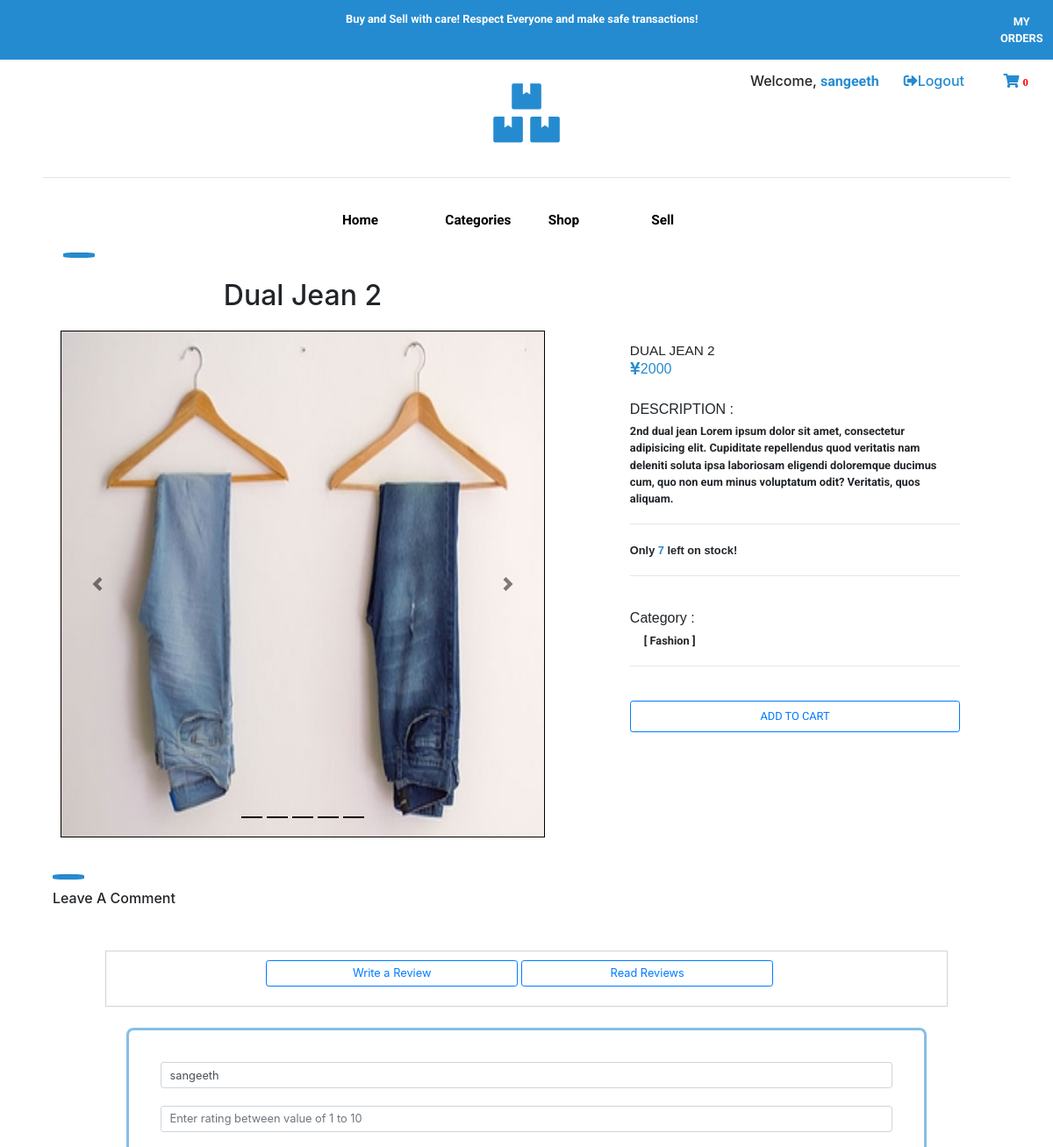
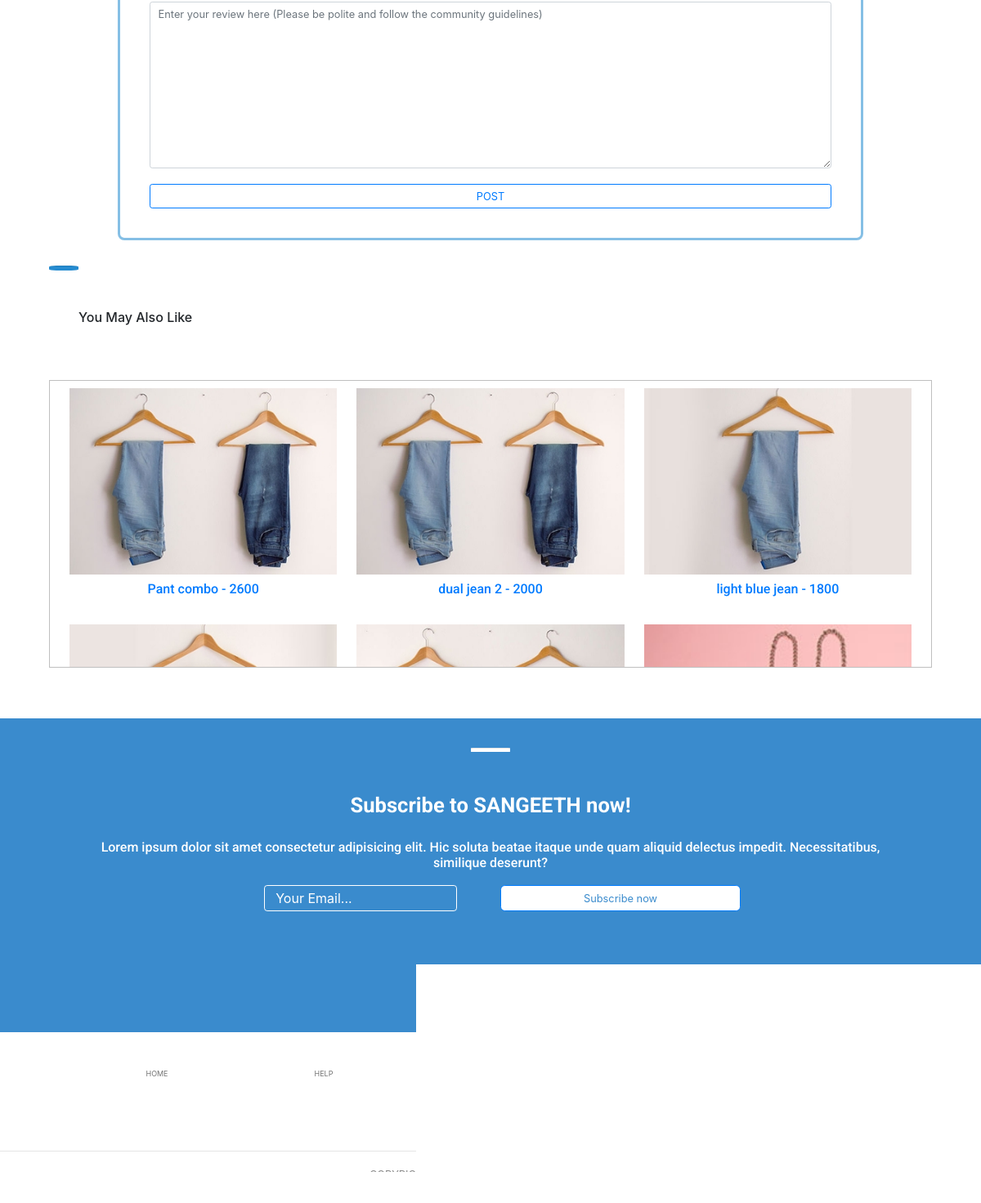
The page /products/productdetail/2 (signed in) on the database its author committed (2 pictures, top to bottom).
### product/models.py (models this page shows)
class shop_products(models.Model):
    id = models.AutoField(primary_key=True)
    shop_product_name = models.CharField(max_length=100, default = "Unnamed", blank=True, null=True)
    shop_product_desc = models.CharField(max_length=500, default= " No Description Available! ", blank=True, null=True)
    shop_product_cost = models.IntegerField(blank=True, null=True)
    category = models.ManyToManyField(shop_categories, related_name="product_cat")
    created_at = models.DateTimeField(null=True , auto_now_add=True)
    created_by = models.ForeignKey(User, default = ADMIN_USER_ID, on_delete=models.CASCADE)
    shop_product_image = ResizedImageField(size=[370, 530], upload_to="shop_product_images", default = "default_shop_product", blank=True, null=True)
    shop_product_image2 = ResizedImageField(size=[370, 530], upload_to="shop_product_images",  blank=True, null=True)
    shop_product_image3 = ResizedImageField(size=[370, 530], upload_to="shop_product_images",  blank=True, null=True)
    shop_product_image4 = ResizedImageField(size=[370, 530], upload_to="shop_product_images",  blank=True, null=True)
    def __str__(self) -> str:
        return str(self.id) + str(' ') + str(self.shop_product_name)

class shop_categories(models.Model):
    id = models.AutoField(primary_key=True)
    category_name = models.CharField(max_length=50)
    def __str__(self):
        return str( str(self.category_name).capitalize())

### product/views.py (the view)
# urls.py: path('productdetail/<int:pk>', views.shop_product_detail , name = "shop_product_detail"),
@login_required
def shop_product_detail(request, pk):
    shop_product_detail = shop_products.objects.get(id = pk)
    if request.method == "POST":
        print(request.POST)
        current_time = datetime.datetime.now()
        hours_added = datetime.timedelta(hours = 9)
        corrected_datetime = current_time + hours_added
        review_inst = reviews.objects.create(
            reviewed_pdt = shop_product_detail,
            reviewed_by = request.user,
            rating = request.POST.get('review-rating'),
            review = request.POST.get('review-content'),
            created_on = corrected_datetime
        )
        review_inst.save()
        print(review_inst)
        return redirect('product:shop_product_detail',shop_product_detail.id )
    else:
        print('sssssssssssssssssssssssssssssssss' , shop_product_detail)
        print(shop_product_detail.category.all())
        related_cat = shop_categories.objects.get(id = shop_product_detail.category.first().id)
        print(related_cat)
        related_pdts = shop_products.objects.all().filter(category = related_cat)
        shop_pdt_review = reviews.objects.all().filter(reviewed_pdt = shop_product_detail)
        print('related pdts is sssssssssssssssssssssssss' , related_pdts)
        context = {
            'shop_product_detail' : shop_product_detail,
            'related_pdts' : related_pdts,
            'review' : shop_pdt_review
        }
        return render(request, 'shopproducts/shop_singleproduct.html', context)

### cart/context_processors.py (called while the page is built)
def cart_count_context_processor(request):
    if request.user.is_authenticated:
        print('context processor main')
        cart_count = cart.objects.all().filter(cart_user = request.user, cart_status = "pending").count()
        return {'cart_count' : cart_count}
    else:
        print('context processor else')
        return {'cart_count' : 1}

### templates/shopproducts/shop_singleproduct.html (shortened to what this page needs)
<!DOCTYPE html>
{% extends "base.html" %}
{% load static %}
{% block body %}
<hr class="shop_product_detail_hr" >
<div class="row">
    <div class="col-lg-7">
            <div class="shop-product-detail-header">
                <h1>
                    {{shop_product_detail.shop_product_name}}
                </h1>
            </div>
            <br>
            <div class="shop-product-detail-image">
                <div id="carouselExampleIndicators" class="carousel slide" data-ride="carousel">
                        <ol class="carousel-indicators">
                        <li data-target="#carouselExampleIndicators" data-slide-to="0" class="active" style="background-color: black;"></li>
                        {% if shop_product_detail.shop_product_image2 %}
                            <li data-target="#carouselExampleIndicators" data-slide-to="1" class="active" style="background-color: black;"></li>
                        {% endif %}
                        {% if shop_product_detail.shop_product_image3 %}
                            <li data-target="#carouselExampleIndicators" data-slide-to="2" class="active" style="background-color: black;"></li>
                        {% endif %}
                        {% if shop_product_detail.shop_product_image4 %}
                            <li data-target="#carouselExampleIndicators" data-slide-to="4" class="active" style="background-color: black;"></li>
                        {% endif %}
                        <li data-target="#carouselExampleIndicators" data-slide-to="5" class="active" style="background-color: black;"></li>
                        </ol>
                        <div class="carousel-inner">
                        <div class="carousel-item active">
                            <img class="d-block w-100" src="{{ shop_product_detail.shop_product_image.url }}" alt="First slide">
                        </div>
                        </div>
                        <a class="carousel-control-prev" href="#carouselExampleIndicators" role="button" data-slide="prev">
                        <span class="carousel-control-prev-icon" aria-hidden="true"></span>
                        </a>
                        <a class="carousel-control-next" href="#carouselExampleIndicators" role="button" data-slide="next">
                        <span class="carousel-control-next-icon" aria-hidden="true"></span>
                        </a>
                    </div>
            </div>
    </div>
    <div class="col-lg-4">
        <div class="jumbotron shop-product-details-jumbo">
            <span class="shop-product-details-name">{{shop_product_detail.shop_product_name}}</span>
            <span class="shop-product-details-cost"><h5><i class="fas fa-yen-sign"></i>{{shop_product_detail.shop_product_cost}}</h5></span>
            <div class="shop-product-details-content">
                <h5 style="font-family: sans-serif;"> DESCRIPTION : </h5><span class="shop-product-details-desc" >{{shop_product_detail.shop_product_desc}} Lorem ipsum dolor sit amet, consectetur adipisicing elit. Cupiditate repellendus quod veritatis nam deleniti soluta ipsa laboriosam eligendi doloremque ducimus cum, quo non eum minus voluptatum odit? Veritatis, quos aliquam.</span>
                <br><br>
                <hr>
                <br>
                <span class="shop-product-details-stock">Only <span class="shop-product-details-stock-number">7</span> left on stock!</span>
                <br><br>
                <hr>
                <br><br>
                <h5 style="font-family: sans-serif";> Category : </h5><span class="shop-product-details-category">
                    {% for cats in shop_product_detail.category.all %}
                        [ {{cats}} ]
                    {% endfor %}
                </span>
                <br><br><hr><br><br>
                <button class="btn btn-outline-primary shop-product-details-addtocart"> <a class = " add_to_cart_button_link " href="{% url 'product:add_to_cart' shop_product_detail.id %}"> ADD TO CART </a> </button>
            </div>
        </div>
    </div>
</div>
<br>
<hr class="shop-product-details-you-may-also-like-hrline" >
<div class="shop-product-details-meta-info">
    <h5>Leave a comment </h5>
    <br>
</div>
<div class="shop-product-details-meta-info-body">
    <div class="shop-product-details-meta-info-switch-buttons">
        <button class="btn btn-outline-primary shop-product-details-meta-info-switch-buttons-leave-review" onclick="leavereview()"> Write a Review </button>
        <button class="btn btn-outline-primary shop-product-details-meta-info-switch-buttons-reviews" onclick="readreview()"> Read Reviews </button>
    </div>
</div>
<div class="shop-product-details-meta-info-review_form" id="reviewform">
    <form method="post">
        <input type="text" class="form-control" value="{{request.user}}" placeholder="Enter your name">
        <br>
        <input class="form-control" type="number" name="review-rating" id="review-rating" min="1" max="10" placeholder="Enter rating between value of 1 to 10">
        <br>
        <textarea class="form-control"  name="review-content" id="review-content" rows="10" placeholder="Enter your review here (Please be polite and follow the community guidelines)"></textarea>
        <br>
        <button class="form-control btn btn-outline-primary" type="submit">  POST  </button>
    </form>
</div>
<br>
<hr class="shop-product-details-you-may-also-like-hrline" >
<div class="shop-product-details-you-may-also-like">
    <h5>You May Also Like</h5>
</div>
    <div class="shop-product-details-you-may-also-images">
        <div class="row">
            {% for pdts in related_pdts.all %}
                <div class="col-lg-4">
                    <div class="shop-product-details-you-may-also-images-photo">
                        <a href="{% url 'product:shop_product_detail' pdts.id %}">
                            <img class="shop-product-related-image-photo" src="{{ pdts.shop_product_image.url }}" alt="broken_related_image">
                            <div  class="shop-product-details-you-may-also-images-text">
                                <h5 style="font-family: 'Roboto', sans-serif;">{{pdts.shop_product_name}} - {{pdts.shop_product_cost}}</h5>
                            </div>
                        </a>
                    </div>
                </div>
            {% endfor %}
        </div>
    </div>
<br> <br>
{% endblock %}

### templates/base.html (shortened to what this page needs)
<!DOCTYPE html>
{% load static %}
<html lang="en">
<head>
    <link rel="stylesheet" href="https://stackpath.bootstrapcdn.com/bootstrap/4.1.3/css/bootstrap.min.css">
    <link rel="stylesheet" href="{% static 'css/base.css' %}">
</head>
<body>
<div class="row nav">
    {% if user.is_authenticated %}
        <div class="col-lg-11 nav-infobar">
            <p class="nav-infobar-text">Buy and Sell with care! Respect Everyone and make safe transactions!</p>
        </div>
        <div class="col-lg-1 nav-infobar">
            <a href="{% url 'cart:view_orders' %}" style="text-decoration: none !important;"><p class="nav-infobar-text orders" >MY ORDERS</p></a>
        </div>
    {% else %}
        <div class="col-lg-12 nav-infobar">
            <p class="nav-infobar-text">Buy and Sell with care! Respect Everyone and make safe transactions!</p>
        </div>
    {% endif %}
    <div class="authentication">
        {% if user.is_authenticated %}
            <h5 class="welcomeuser"> Welcome, <span style="color: rgb(37, 139, 208); font-family: 'Roboto', sans-serif;font-weight: bold;">{{user.username}}</span><a href="{% url 'registration:signout' %}" class="logout"><i class="fas fa-sign-out-alt"></i>Logout</a> <span class="cart-icon-span"><a class="cart-link" href="{% url 'cart:cart_home'%}"><i class="fas fa-shopping-cart cart-icon"> <span class="cart-count" > {{cart_count}} </span> </span></i></a></h5>
        {% endif %}
    </div>
    <div class="nav-logo">
        <h3><a href="/"><i class="fas fa-3x fa-boxes nav-logo-image"></i></a></h3><br>
    </div>
    <hr class="logo-hr">
    <div class="col-lg-12">
        <nav class="navbar navbar-expand-lg navs">
                <div class="row nav-items-row">
                    <div class="col-lg-3">
                        <li class="nav-item active">
                            <a class="nav-link" href="/"> Home <span class="sr-only">(current)</span></a>
                        </li>
                    </div>
                    <div class="col-lg-3">
                        <li class="nav-item">
                            <a class="nav-link" href="{% url 'homepage:categories' %}">Categories</a>
                        </li>
                    </div>
                    <div class="col-lg-3">
                        <li class="nav-item">
                            <a class="nav-link" href=" {% url 'product:shop' %}">Shop</a>
                        </li>
                    </div>
                    <div class="col-lg-3">
                        <li class="nav-item">
                            <a class="nav-link" href="{% url 'product:sell' %}">Sell</a>
                        </li>
                    </div>
                </div>
        </nav>
    </div>
</div>
<div class="body">
    {% block body %}
    {% endblock %}
</div>
<div class="subscribepane">
    <div class="subscontent">
        <h1><hr class="subs-hrline" ></h1>
        <h3 class="subscribe-head" >Subscribe to SANGEETH now!</h3>
        <br>
        <h5 class="subscribe-body">
            Lorem ipsum dolor sit amet consectetur adipisicing elit. Hic soluta beatae itaque unde quam aliquid delectus impedit. Necessitatibus, similique deserunt?
        </h5>
        <form action="{% url 'homepage:subscription' %}" method="post" id=subs-form>
            <div class="row subcsc " >
                <div class="col-lg-6">
                    <input type="email" class="form-control-lg subs-form-email" name="subsemail" id="subsemail" placeholder="Your Email..." required>
                </div>
                <div class="col-lg-6">
                    <button class = "btn btn-primary subs-button" id="subscribe-button" type="submit">Subscribe now</button>
                </div>
            </div>
        </form>
    </div>
</div>
<br><br>
<div class = "endicons" >
    <div class="endicons-options">
        <div class="row endicons-row">
            <div class="col-sm-1 endicons-options-cells ">
            </div>
            <div class="col-sm-2 endicons-options-cells">
                <p class="endicons-options-links-text"><a href="{% url 'homepage:home' %}" class="endicons-options-links">HOME</a></p>
            </div>
            <div class="col-sm-2 endicons-options-cells">
                <p class="endicons-options-links-text"><a href="{% url 'homepage:contactus' %}" class="endicons-options-links">HELP</a></p>
            </div>
            <div class="col-sm-2 endicons-options-cells">
                <p class="endicons-options-links-text"><a href="{% url 'homepage:privacy' %}" class="endicons-options-links">PRIVACY POLICY</a></p>
            </div>
            <div class="col-sm-2 endicons-options-cells">
                <p class="endicons-options-links-text"><a href="https://github.com/sangeeth-subramoniam/sellify" class="endicons-options-links">HOW IT WORKS?</a></p>
            </div>
            <div class="col-sm-2 endicons-options-cells">
                <p class="endicons-options-links-text"><a href="{% url 'homepage:contactus' %}" class="endicons-options-links">CONTACT US</a></p>
            </div>
            <div class="col-sm-1 endicons-options-cells">
            </div>
        </div>
    </div>
    <br>
    <div class="social">
        <div class="row">
            <div class="col-lg-4">
            </div>
            <div class="col-lg-4 social-icon-cells">
                <a href="https://twitter.com/sangeethsubram5?lang=en" target="_blank"><i class="fab fa-twitter social-icons"></i></a>
                <a href="https://www.facebook.com/sangeeth.dx.9" target="_blank"><i class="fab fa-facebook social-icons"></i></a>
                <a href="https://www.instagram.com/sangeeth_subramoniam/?hl=en" target="_blank"><i class="fab fa-instagram social-icons"></i></a>
                <a href="https://www.linkedin.com/in/sangeeth-subramoniam-358106127/?originalSubdomain=jp" target="_blank"><i class="fab fa-linkedin social-icons"></i></a>
            </div>
            <div class="col-lg-4">
            </div>
        </div>
    </div>
    <br>
    <hr>
    <br>
    <div class="copyright">
        <p>COPYRIGHT © 2021 SELLIFY - Design: <span class="designer-name"> <a href="https://www.instagram.com/sangeeth_subramoniam" target="_blank">  Sangeeth </a></span></p>
    </div>
</div>
<link rel="stylesheet" href="https://pro.fontawesome.com/releases/v5.10.0/css/all.css"/>
</body>
</html>

### rows shown on the page
shop_products: shop_product_name "Dual Jean 2", shop_product_image (picture), shop_product_name "DUAL JEAN 2", shop_product_cost "2000", shop_product_desc "2nd dual jean", shop_product_name "dual jean 2"
shop_categories: category_name "Fashion"
shop_products: shop_product_image (picture), shop_product_name "Pant combo", shop_product_cost "2600"
shop_products: shop_product_image (picture), shop_product_name "light blue jean", shop_product_cost "1800"
shop_products: shop_product_image (picture)
shop_products: shop_product_image (picture)
shop_products: shop_product_image (picture)

### other values the page prints
{{ user.username }} "sangeeth"
{{ cart_count }} "0"
